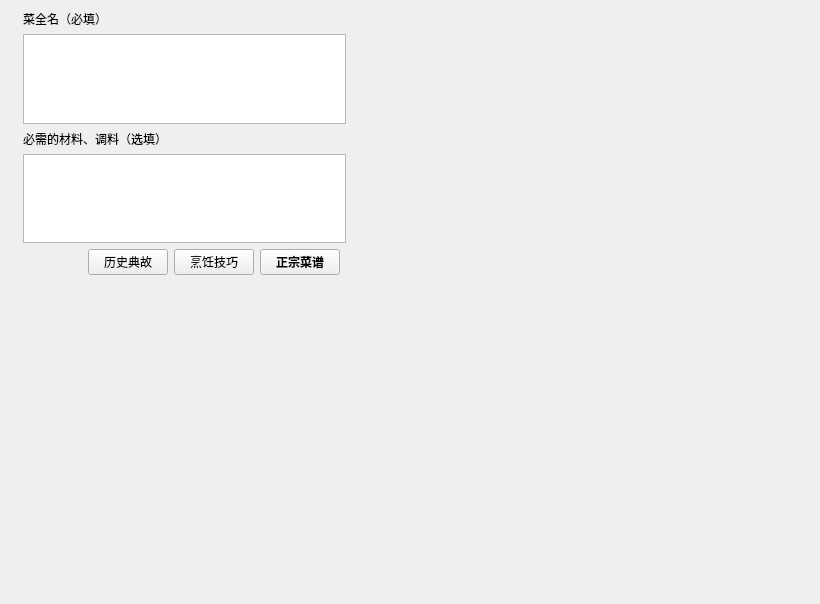
<?xml version="1.0" encoding="UTF-8"?>
<ui version="4.0">
 <class>Form</class>
 <widget class="QWidget" name="Form">
  <property name="geometry">
   <rect>
    <x>0</x>
    <y>0</y>
    <width>820</width>
    <height>604</height>
   </rect>
  </property>
  <property name="windowTitle">
   <string>Form</string>
  </property>
  <widget class="QWidget" name="verticalLayoutWidget_5">
   <property name="geometry">
    <rect>
     <x>20</x>
     <y>10</y>
     <width>331</width>
     <height>295</height>
    </rect>
   </property>
   <layout class="QVBoxLayout" name="layout_main">
    <property name="leftMargin">
     <number>3</number>
    </property>
    <property name="rightMargin">
     <number>5</number>
    </property>
    <item>
     <widget class="QLabel" name="label_5">
      <property name="text">
       <string>菜全名（必填）</string>
      </property>
      <property name="margin">
       <number>5</number>
      </property>
     </widget>
    </item>
    <item>
     <widget class="QPlainTextEdit" name="txt_chat_food">
      <property name="maximumSize">
       <size>
        <width>16777215</width>
        <height>100</height>
       </size>
      </property>
      <property name="toolTip">
       <string>请输入菜的全名</string>
      </property>
     </widget>
    </item>
    <item>
     <widget class="QLabel" name="label_6">
      <property name="text">
       <string>必需的材料、调料（选填）</string>
      </property>
      <property name="margin">
       <number>5</number>
      </property>
     </widget>
    </item>
    <item>
     <widget class="QPlainTextEdit" name="txt_chat_food_seasoning">
      <property name="maximumSize">
       <size>
        <width>16777215</width>
        <height>100</height>
       </size>
      </property>
      <property name="toolTip">
       <string>请输入菜所必需的材料、调料，建议填写</string>
      </property>
     </widget>
    </item>
    <item>
     <layout class="QHBoxLayout" name="horizontalLayout_5">
      <item>
       <spacer name="horizontalSpacer_3">
        <property name="orientation">
         <enum>Qt::Horizontal</enum>
        </property>
        <property name="sizeHint" stdset="0">
         <size>
          <width>40</width>
          <height>20</height>
         </size>
        </property>
       </spacer>
      </item>
      <item>
       <widget class="QPushButton" name="btn_food_origin">
        <property name="minimumSize">
         <size>
          <width>0</width>
          <height>0</height>
         </size>
        </property>
        <property name="toolTip">
         <string/>
        </property>
        <property name="text">
         <string>历史典故</string>
        </property>
       </widget>
      </item>
      <item>
       <widget class="QPushButton" name="btn_food_skill">
        <property name="minimumSize">
         <size>
          <width>0</width>
          <height>0</height>
         </size>
        </property>
        <property name="toolTip">
         <string/>
        </property>
        <property name="text">
         <string>烹饪技巧</string>
        </property>
       </widget>
      </item>
      <item>
       <widget class="QPushButton" name="btn_cooking_method">
        <property name="font">
         <font>
          <weight>75</weight>
          <bold>true</bold>
         </font>
        </property>
        <property name="text">
         <string>正宗菜谱</string>
        </property>
       </widget>
      </item>
      <item>
       <widget class="QFrame" name="frame_3">
        <property name="frameShape">
         <enum>QFrame::StyledPanel</enum>
        </property>
        <property name="frameShadow">
         <enum>QFrame::Raised</enum>
        </property>
       </widget>
      </item>
     </layout>
    </item>
    <item>
     <spacer name="verticalSpacer_2">
      <property name="orientation">
       <enum>Qt::Vertical</enum>
      </property>
      <property name="sizeHint" stdset="0">
       <size>
        <width>20</width>
        <height>40</height>
       </size>
      </property>
     </spacer>
    </item>
   </layout>
  </widget>
 </widget>
 <resources/>
 <connections/>
</ui>
